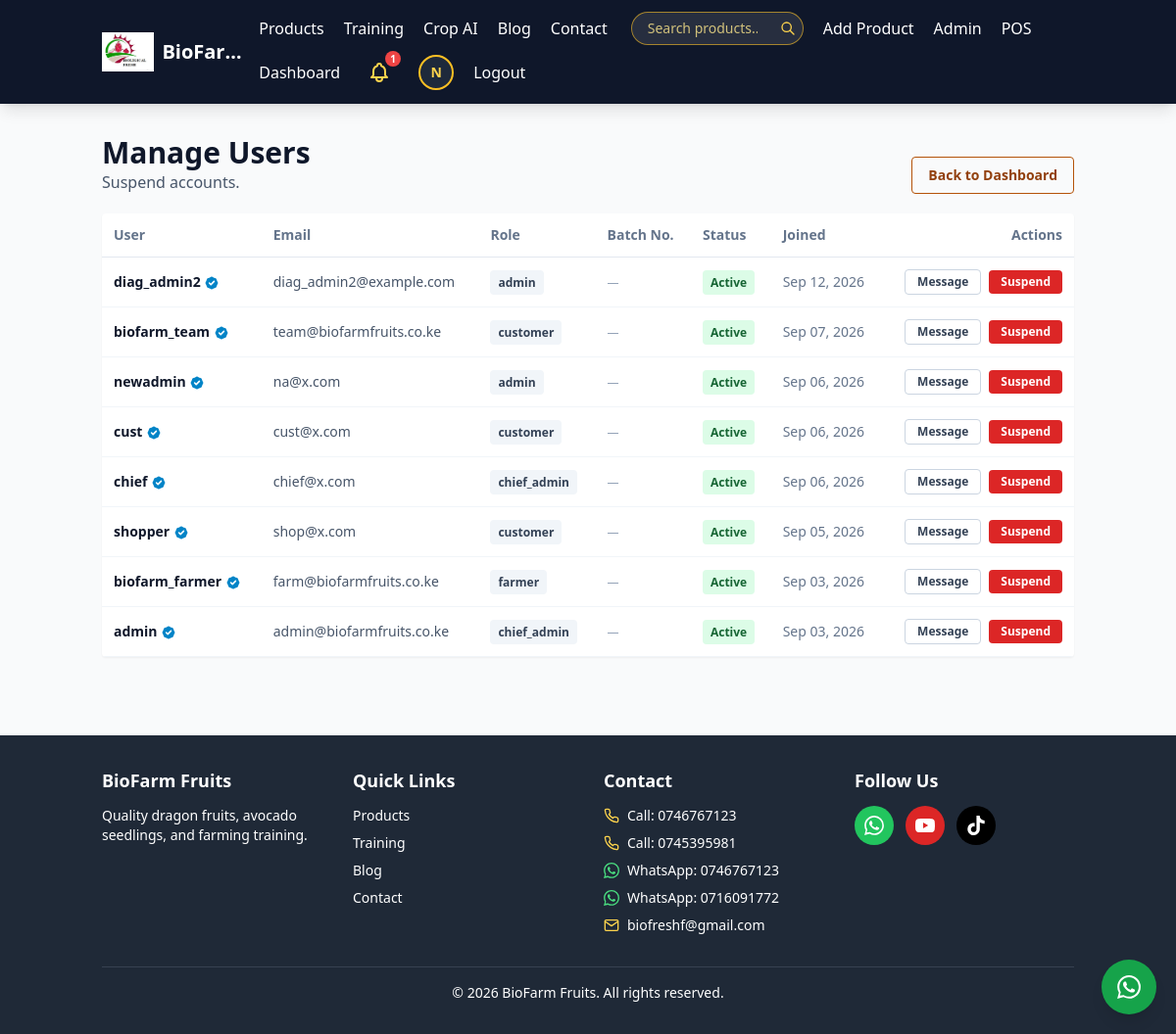
The app's page /admin/users (signed in), older data.
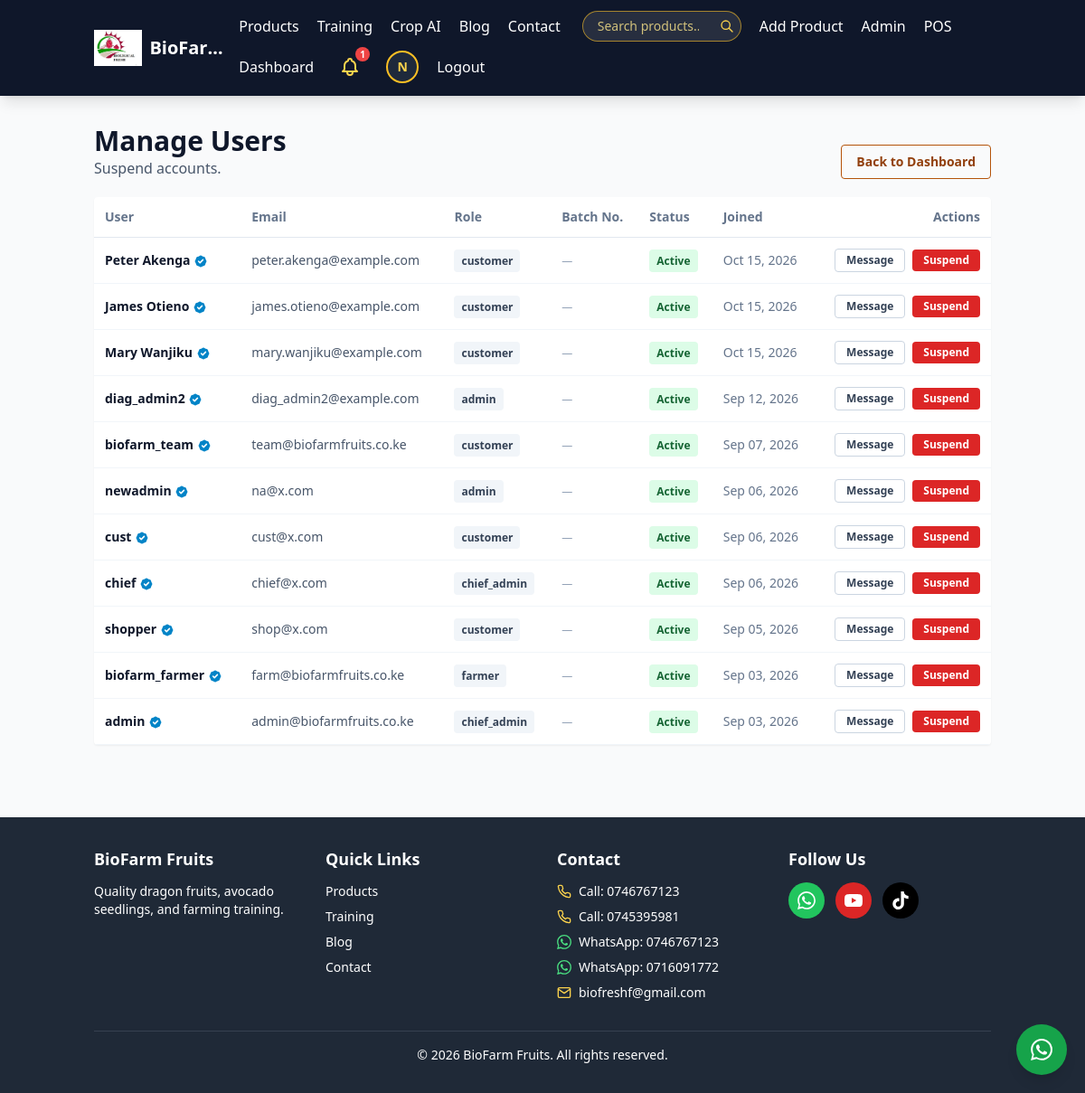
The same page, newer data.
### app.py (models this page shows, shortened)
class User(UserMixin, db.Model):
    __tablename__ = 'users'
    id = db.Column(db.Integer, primary_key=True)
    username = db.Column(db.String(80), unique=True, nullable=False)
    email = db.Column(db.String(120), unique=True, nullable=False)
    phone = db.Column(db.String(20))
    password_hash = db.Column(db.String(200))
    role = db.Column(db.String(20), default='customer')
    avatar = db.Column(db.String(200))
    bio = db.Column(db.Text)
    location = db.Column(db.String(120))
    verified = db.Column(db.Boolean, default=False)
    is_active = db.Column(db.Boolean, default=True)
    batch_number = db.Column(db.String(20), unique=True)
    created_at = db.Column(db.DateTime, default=utcnow)
    last_login = db.Column(db.DateTime)
    def is_admin(self):
        return self.role in ('admin', 'chief_admin')
    def is_chief_admin(self):
        return self.role == 'chief_admin'
    def can_manage_products(self):
        return self.role in ('admin', 'chief_admin', 'farmer')
    def can_use_pos(self):
        return self.role in ('cashier', 'admin', 'chief_admin')

### app.py (the view)
@app.route('/admin/users')
@admin_required
def admin_users():
    users = User.query.order_by(User.created_at.desc()).all()
    return render_template('admin/users.html', users=users)

### app.py (called while the page is built)
def utcnow():
    return datetime.now(timezone.utc)

def _tailwind_css():
    path = os.path.join(app.static_folder, 'css', 'tailwind.css')
    return 'css/tailwind.css' if os.path.exists(path) else None

def placeholder_image():
    return static_v(PLACEHOLDER_PATH)

def _request_cache(key, loader):
    try:
        store = g.setdefault('_biofarm_cache', {})
    except RuntimeError:      # no application/request context
        return loader()
    if key not in store:
        store[key] = loader()
    return store[key]

@login_manager.user_loader
def load_user(user_id):
    return User.query.get(int(user_id))

def admin_required(f):
    @wraps(f)
    @login_required
    def wrapper(*args, **kwargs):
        if not current_user.is_admin():
            flash('Admin access required.', 'error')
            return redirect(url_for('home'))
        return f(*args, **kwargs)
    return wrapper

### notifications.py (called while the page is built)
def whatsapp_link(phone, text=''):
    from urllib.parse import quote
    msisdn = normalize_msisdn(phone)
    if not msisdn:
        return ''
    url = f'https://wa.me/{msisdn}'
    if text:
        url += f'?text={quote(text)}'
    return url

### templates/admin/users.html (shortened to what the changed rows need)
{% extends "base.html" %}
{% from "_macros.html" import verified_badge %}
{% block content %}
<section class="space-y-5">
    <div class="flex flex-col gap-2 md:flex-row md:items-end md:justify-between">
        <div>
            <h1 class="text-3xl font-bold text-slate-900">Manage Users</h1>
        </div>
    </div>
    <div class="hidden md:block">
        <div class="overflow-x-auto rounded bg-white shadow-sm">
        <table class="w-full text-left text-sm">
            <thead class="border-b border-slate-200 text-slate-500">
                <tr>
                    <th class="p-3">User</th>
                    <th class="p-3">Email</th>
                    <th class="p-3">Role</th>
                    <th class="p-3">Batch No.</th>
                    <th class="p-3">Status</th>
                    <th class="p-3">Joined</th>
                    <th class="p-3 text-right">Actions</th>
                </tr>
            </thead>
            <tbody>
                {% for user in users %}
                <tr class="border-b border-slate-100">
                    <td class="p-3 font-semibold text-slate-900">
                        {{ user.username }}
                        {{ verified_badge(user) }}
                    </td>
                    <td class="p-3 text-slate-600">{{ user.email }}</td>
                    <td class="p-3">
                        <span class="rounded bg-slate-100 px-2 py-1 text-xs font-semibold text-slate-700">{{ user.role }}</span>
                    </td>
                    <td class="p-3">
                        {% if current_user.is_chief_admin() and user.is_chief_admin() %}
                        <form method="POST" action="{{ url_for('set_batch_number', id=user.id) }}" class="flex items-center gap-1">
                            <input type="hidden" name="csrf_token" value="{{ csrf_token }}">
                            <input type="text" name="batch_number" value="{{ user.batch_number or '' }}" maxlength="20"
                                   placeholder="None" aria-label="Batch number"
                                   class="w-24 rounded border border-slate-300 px-2 py-1 text-xs focus:border-amber-500 focus:outline-none">
                            <button type="submit" class="rounded bg-amber-600 px-3 py-1 text-xs font-semibold text-white hover:bg-amber-700">
                                {{ 'Update' if user.batch_number else 'Grant' }}
                            </button>
                        </form>
                        {% elif user.batch_number %}
                        <span class="rounded bg-amber-100 px-2 py-1 text-xs font-bold text-amber-800">{{ user.batch_number }}</span>
                        {% else %}
                        <span class="text-xs text-slate-400">—</span>
                        {% endif %}
                    </td>
                    <td class="p-3">
                        {% if user.is_active %}
                        <span class="rounded bg-green-100 px-2 py-1 text-xs font-semibold text-green-800">Active</span>
                        {% else %}
                        <span class="rounded bg-red-100 px-2 py-1 text-xs font-semibold text-red-800">Suspended</span>
                        {% endif %}
                    </td>
                    <td class="p-3 text-slate-500">{{ user.created_at.strftime('%b %d, %Y') if user.created_at else '-' }}</td>
                    <td class="p-3">
                        <div class="flex flex-wrap items-center justify-end gap-2">
                            <a href="{{ url_for('send_user_message', id=user.id) }}" class="rounded border border-slate-300 px-3 py-1 text-xs font-semibold text-slate-700">Message</a>
                            <form method="POST" action="{{ url_for('suspend_user', id=user.id) }}">
                                <button type="submit" class="rounded px-3 py-1 text-xs font-semibold text-white {% if user.is_active %}bg-red-600{% else %}bg-amber-600{% endif %}">
                                    {{ 'Suspend' if user.is_active else 'Activate' }}
                                </button>
                            </form>
                        </div>
                    </td>
                </tr>
                {% endfor %}
            </tbody>
        </table>
        </div>
    </div>
</section>
{% endblock %}

### templates/base.html (shortened to what the changed rows need)
<!DOCTYPE html>
<html lang="en">
{% from "_icons.html" import social_row, icon_phone, icon_whatsapp, icon_mail with context %}
<head>
    {% if tailwind_css %}
    <link rel="stylesheet" href="{{ static_v(tailwind_css) }}">
    {% else %}
    <script src="https://cdn.tailwindcss.com"></script>
    {% endif %}
</head>
<body class="bg-gray-50">
    <nav class="bg-slate-900 text-white shadow-lg">
        <div class="container mx-auto px-4">
            <div class="flex justify-between items-center py-3">
                <div class="hidden md:flex flex-wrap items-center gap-x-5 gap-y-2">
                    {% if current_user.is_authenticated %}
                        <a href="/profile" class="flex items-center hover:opacity-80" title="My profile" aria-label="My profile">
                            {% if current_user.avatar %}
                            <img src="{{ image_src(current_user.avatar, size='thumb') }}" alt="{{ current_user.username }}"
                                 class="h-9 w-9 rounded-full border-2 border-amber-400 object-cover"
                                 width="36" height="36" decoding="async"
                                 onerror="imgFallback(this)">
                            {% else %}
                            <span class="flex h-9 w-9 items-center justify-center rounded-full border-2 border-amber-400 bg-slate-800 text-sm font-bold text-amber-300">
                                {{ current_user.username[0].upper() }}
                            </span>
                            {% endif %}
                        </a>
                    {% else %}
                        <a href="/login" class="hover:text-amber-300">Login</a>
                        <a href="/register" class="bg-amber-400 px-4 py-2 rounded text-slate-950 hover:bg-amber-300 font-semibold">Register</a>
                    {% endif %}
                </div>
            </div>
        </div>
    </nav>
    <main class="container mx-auto px-4 py-8">
        {% block content %}{% endblock %}
    </main>
</body>
</html>

### templates/_macros.html (shortened to what this page needs)
{% macro verified_badge(user=None, verified=False) -%}
{%- if (user is defined and user and user.verified) or (user is not defined and verified) -%}
<span class="inline-flex items-center text-sky-600 align-middle" title="Verified member" aria-label="Verified member">
</span>
{%- endif -%}
{%- endmacro %}

Row changes from the older to the newer data that the page shows:
added User: username "Peter Akenga", verified True (drawn), email "peter.akenga@example.com", role "customer", shows "Active", created_at "Oct 15, 2026", is_active "Suspend"
added User: username "James Otieno", verified True (drawn), email "james.otieno@example.com", role "customer", shows "Active", created_at "Oct 15, 2026", is_active "Suspend"
added User: username "Mary Wanjiku", verified True (drawn), email "mary.wanjiku@example.com", role "customer", shows "Active", created_at "Oct 15, 2026", is_active "Suspend"
